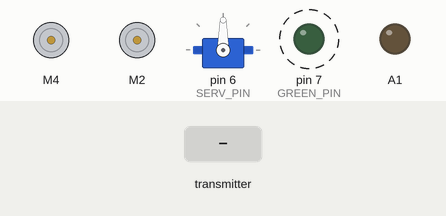
Simulated run of this sketch. Board: Arduino Uno, built with avr-gcc and run on an emulated ATmega328P. Parts: 2 × DC motor (green arrow = forward, orange = backward, longer = faster), servo, output pins drawn as LEDs (lit = HIGH). Dashed ring = blinking. The inputs (shaded band) are chosen by the test bench. No radio packets arrive unless stated.

Above: at 0.74 s.
1.3 s: the transmitter starts sending recieved_data.0 = 0
At 1.88 s:
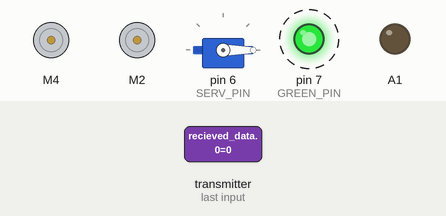
4.3 s: the transmitter starts sending recieved_data.1 = 256
At 4.88 s:
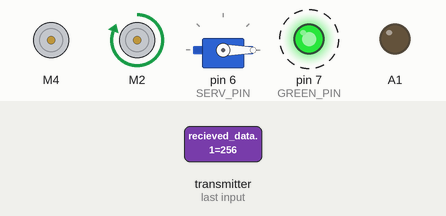
7.3 s: the transmitter starts sending recieved_data.2 = 256
At 7.88 s:
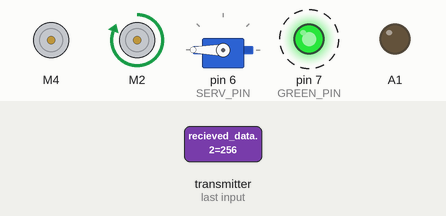
10.3 s: the transmitter starts sending recieved_data.3 = 1023
At 10.88 s:
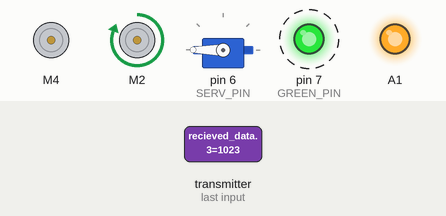
13.3 s: the transmitter starts sending recieved_data.0 = 256
At 13.88 s:
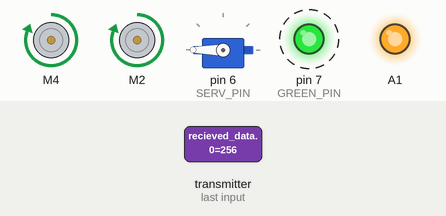
16.3 s: the transmitter starts sending recieved_data.1 = 0
At 16.88 s:
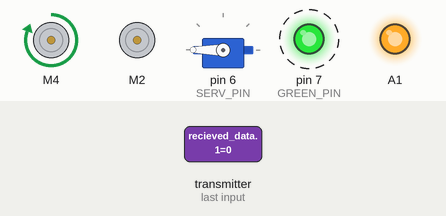
Timing chart, 0 to 20.3 s (numbered marks = the images above; inputs shaded):
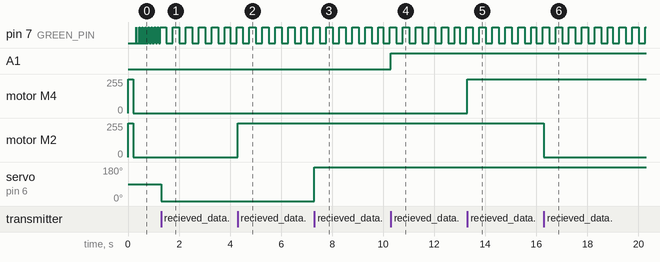

The sketch:

tank_motor_receiver.ino
```cpp
#include <GyverMotor.h>
#include <SPI.h>
#include "nRF24L01.h"
#include "RF24.h"
#include <Servo.h>


// уапавление моторами
byte motor_r_dig_pin = 4; //2
byte motor_r_PWM_pin = 5; //3

byte motor_l_dig_pin = 2; //4
byte motor_l_PWM_pin = 3; //5

GMotor motor_R(DRIVER2WIRE, motor_r_dig_pin, motor_r_PWM_pin);
GMotor motor_L(DRIVER2WIRE, motor_l_dig_pin, motor_l_PWM_pin);


// Создаём приёмник
RF24 radio(9, 10);  // "создать" модуль на пинах 9 и 10 Для Уно
byte address[][6] = {"1Node", "2Node", "3Node", "4Node", "5Node", "6Node"}; //возможные номера труб

// создаём servo
Servo servo;
byte SERV_PIN = 6;

// Создаём лед
unsigned long lastUpdate = 0;
#define GREEN_PIN 7
unsigned long lastSignalTime = 0;
const unsigned long SIGNAL_TIMEOUT = 200; // 200ms

// временно
// будет заменено на шим когда прийдёт PCA9685PW
void airBlink();
unsigned long previousMicros = 0;
const long pwmInterval = 100; // Период ШИМ в микросекундах
int dutyCycle = 0; // Заполнение 0-100
int breathDirection = 1;
unsigned long breathTimer = 0;
const long breathInterval = 20; // Обновление дыхания каждые 20ms

short recieved_data[4];  // массив принятых данных


void setup() {
  Serial.begin(9600);
  // Настройки приёмника
  radio.begin(); //активировать модуль
  radio.setAutoAck(1);        // режим подтверждения приёма, 1 вкл 0 выкл
  radio.setRetries(0, 15);    // (время между попыткой достучаться, число попыток)
  radio.enableAckPayload();   // разрешить отсылку данных в ответ на входящий сигнал
  radio.setPayloadSize(32);   // размер пакета, в байтах

  radio.openReadingPipe(1, address[0]);     // хотим слушать трубу 0
  radio.setChannel(0x6e);  // выбираем канал (в котором нет шумов!)

  radio.setPALevel (RF24_PA_MAX);   // уровень мощности передатчика. На выбор RF24_PA_MIN, RF24_PA_LOW, RF24_PA_HIGH, RF24_PA_MAX
  radio.setDataRate (RF24_1MBPS); // скорость обмена. На выбор RF24_2MBPS, RF24_1MBPS, RF24_250KBPS
  //должна быть одинакова на приёмнике и передатчике!
  //при самой низкой скорости имеем самую высокую чувствительность и дальность!!

  radio.powerUp();          // начать работу
  radio.startListening();   // начинаем слушать эфир, мы приёмный модуль

  // настройки моторов
  // установка скорости изменения скорости (ускорения) мотора
  motor_R.setSmoothSpeed(20);
  motor_L.setSmoothSpeed(20);
  motor_R.setMode(AUTO);
  motor_L.setMode(AUTO);

  // настройка servo
  servo.attach(SERV_PIN);
  pinMode(GREEN_PIN, OUTPUT);

  pinMode(A1, OUTPUT);


}

void loop() {
  byte pipeNo;
  while ( radio.available(&pipeNo)) { // есть входящие данные
     lastSignalTime = millis();
    // чиатем входящий сигнал
    radio.read(&recieved_data, sizeof(recieved_data));

    // управляем моторами
    motor_R.setSpeed(recieved_data[0]);
    motor_L.setSpeed(recieved_data[1]);

    //управляем servo

    int new_pos = recieved_data[2];
    servo.write(new_pos);

    //управление лазером
    digitalWrite(A1, recieved_data[3]);

    //управление индикацией наличия радиосигнала
    digitalWrite(GREEN_PIN, millis() % 500 > 250);

  }

   if (millis() - lastSignalTime > SIGNAL_TIMEOUT){
      // Время отключения сигдлнала для избежания ложных срабатываний
      airBlink();
      // защита для моторов
      motor_R.setSpeed(0);
      motor_L.setSpeed(0);
   }

}


 void airBlink(){
    unsigned long currentMicros = micros();
    unsigned long currentMillis = millis();

    // Генерация программного ШИМ
    if (currentMicros - previousMicros >= pwmInterval) {
      previousMicros = currentMicros;

      static int pwmCounter = 0;
      pwmCounter++;
      if (pwmCounter >= 100) pwmCounter = 0;

      if (pwmCounter < dutyCycle) {
        digitalWrite(GREEN_PIN, HIGH);
      } else {
        digitalWrite(GREEN_PIN, LOW);
      }
    }

    // Обновление эффекта дыхания
    if (currentMillis - breathTimer >= breathInterval) {
      breathTimer = currentMillis;

      dutyCycle += breathDirection;

      if (dutyCycle <= 0 || dutyCycle >= 100) {
        breathDirection = -breathDirection;
      }
    }
 }
```

Measured:
- after the input at 1.3 s, servo on pin 6 (SERV_PIN): 90° → 0° at once
- after the input at 4.3 s, motor M2: stopped → forward 255/255 at once
- after the input at 7.3 s, servo on pin 6 (SERV_PIN): 0° → 180° at once
- after the input at 10.3 s, A1: LOW → HIGH at once
- after the input at 13.3 s, motor M4: stopped → forward 255/255 at once
- after the input at 16.3 s, motor M2: forward 255/255 → stopped at once
- by itself, pin 7 (GREEN_PIN): alternates HIGH for 0.25 s and LOW for 0.25 s
